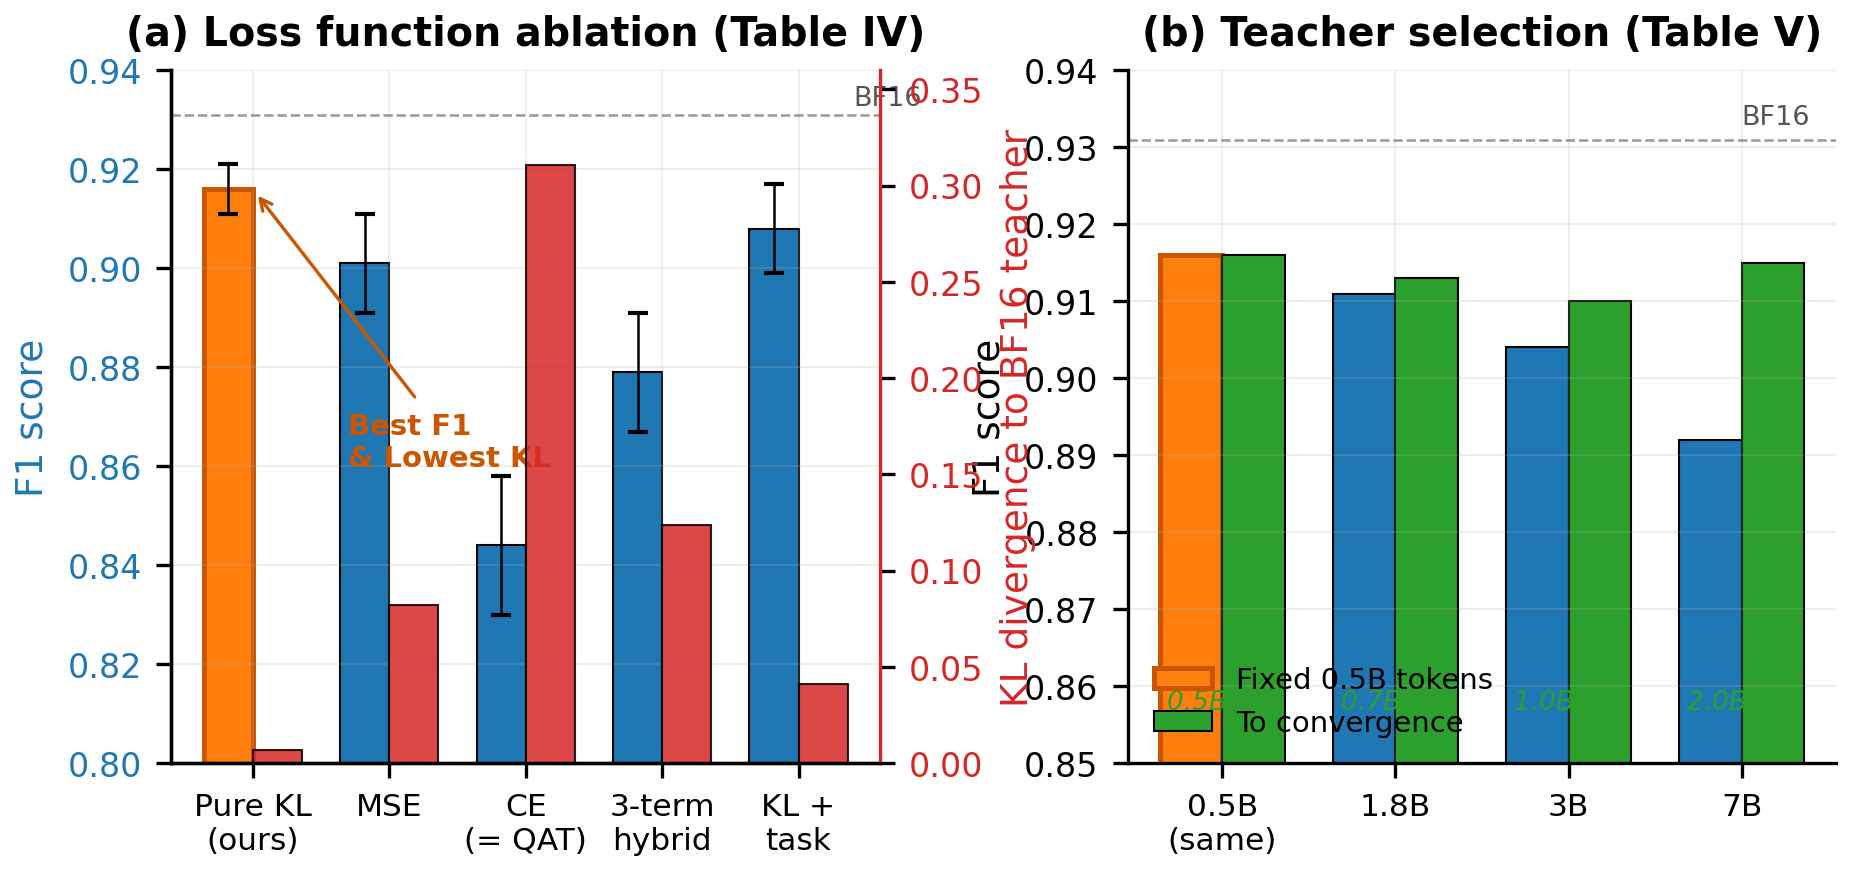

Python code for this plot:
"""
Figure 3: Loss function and teacher selection ablations.

Data source: safety_data.py (EXP03 loss ablation + EXP09 teacher).
"""
import numpy as np
import matplotlib.pyplot as plt
import sci_style as sci
from safety_data import BF16_F1, EXP03_LOSS_ABLATION, EXP09_TEACHER

fig, (ax1, ax2) = plt.subplots(1, 2, figsize=(7.16, 3.0),
                                gridspec_kw={"wspace": 0.35})

# ---- (a) Loss function ablation ----
labels_map = {
    "pure_kl":       "Pure KL\n(ours)",
    "mse":           "MSE",
    "cross_entropy": "CE\n(= QAT)",
    "three_term":    "3-term\nhybrid",
    "kl_task_reg":   "KL +\ntask",
}
losses = [labels_map[r["loss"]] for r in EXP03_LOSS_ABLATION]
f1     = [r["f1"]   for r in EXP03_LOSS_ABLATION]
kl     = [r["kl"]   for r in EXP03_LOSS_ABLATION]
f1_err = [r["std"]  for r in EXP03_LOSS_ABLATION]

x = np.arange(len(losses))
w = 0.36

bars1 = ax1.bar(x - w/2, f1, w, yerr=f1_err, color="#1f77b4",
                edgecolor="black", lw=0.5, capsize=2.5,
                error_kw={"elinewidth": 0.6}, label="F1 (↑)")
bars1[0].set_color("#ff7f0e")
bars1[0].set_edgecolor("#cc5500")
bars1[0].set_linewidth(1.2)

ax1.set_xticks(x)
ax1.set_xticklabels(losses, fontsize=7.5)
ax1.set_ylabel("F1 score", color="#1f77b4")
ax1.set_ylim(0.80, 0.94)
ax1.tick_params(axis="y", labelcolor="#1f77b4")
ax1.set_title("(a) Loss function ablation (Table IV)",
              weight="bold", fontsize=9.5)
ax1.axhline(BF16_F1, color="#555", lw=0.6, ls="--", alpha=0.6)
ax1.text(4.4, BF16_F1 + 0.002, "BF16", fontsize=6.5, color="#555")

ax1b = ax1.twinx()
ax1b.grid(False)
ax1b.bar(x + w/2, kl, w, color="#d62728", edgecolor="black",
         lw=0.5, label="KL to teacher (↓)", alpha=0.85)
ax1b.set_ylabel("KL divergence to BF16 teacher", color="#d62728")
ax1b.set_ylim(0, 0.36)
ax1b.tick_params(axis="y", labelcolor="#d62728")
ax1b.spines["right"].set_visible(True)
ax1b.spines["right"].set_color("#d62728")
ax1b.spines["top"].set_visible(False)

ax1.annotate("Best F1\n& Lowest KL",
             xy=(0, f1[0]), xytext=(0.7, 0.86),
             fontsize=7, color="#cc5500", ha="left", weight="bold",
             arrowprops=dict(arrowstyle="->", lw=0.8, color="#cc5500"))

# ---- (b) Teacher selection ----
teacher  = [r["teacher"]              for r in EXP09_TEACHER]
f1_fixed = [r["f1_fixed"]             for r in EXP09_TEACHER]
f1_conv  = [r["f1_conv"]              for r in EXP09_TEACHER]
tokens   = [r["tokens_to_converge_B"] for r in EXP09_TEACHER]

x2 = np.arange(len(teacher))
w2 = 0.36

b1 = ax2.bar(x2 - w2/2, f1_fixed, w2, color="#1f77b4",
             edgecolor="black", lw=0.5, label="Fixed 0.5B tokens")
b2 = ax2.bar(x2 + w2/2, f1_conv, w2, color="#2ca02c",
             edgecolor="black", lw=0.5, label="To convergence")
b1[0].set_color("#ff7f0e")
b1[0].set_edgecolor("#cc5500")
b1[0].set_linewidth(1.2)

ax2.set_xticks(x2)
ax2.set_xticklabels(teacher, fontsize=7.5)
ax2.set_ylabel("F1 score")
ax2.set_ylim(0.85, 0.94)
ax2.set_title("(b) Teacher selection (Table V)",
              weight="bold", fontsize=9.5)
ax2.legend(loc="lower left", fontsize=7)
ax2.axhline(BF16_F1, color="#555", lw=0.6, ls="--", alpha=0.6)
ax2.text(3.0, BF16_F1 + 0.002, "BF16", fontsize=6.5, color="#555")

for xi, t in zip(x2, tokens):
    ax2.text(xi, 0.857, f"{t:.1f}B tok", ha="center", fontsize=6.3,
             color="#2ca02c", style="italic")

sci.save(fig, "fig03_ablation_loss_teacher.png", w=7.16, h=3.0)
print("Saved fig03_ablation_loss_teacher.png")
